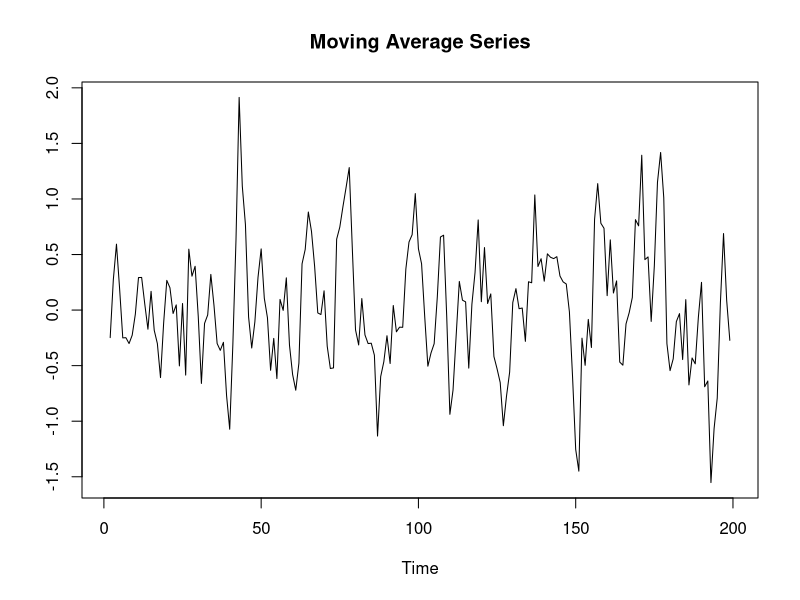
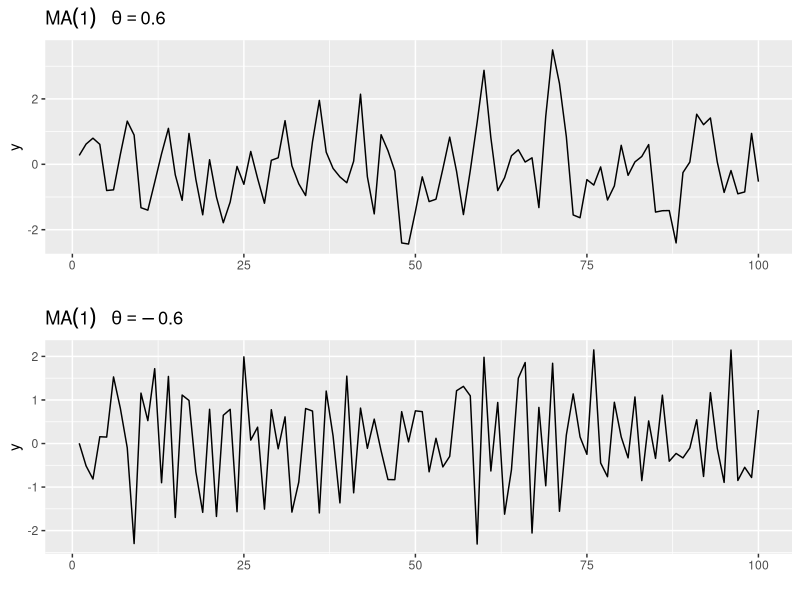
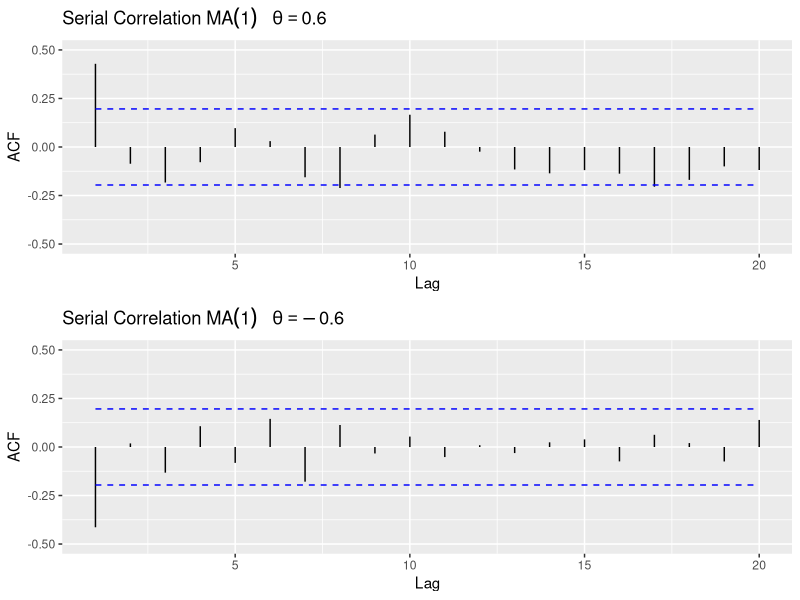

These charts were generated, in order, by the following R code:
### Source:https://www.geo.fu-berlin.de/en/v/soga-r/Introduction-to-R/index.html ###
set.seed(250)
### white noise series ###
w <- rnorm(n = 200, mean = 0, sd = 1)
## moving average
y_ma <- stats::filter(w, rep(1 / 3, 3))
plot.ts(y_ma, main = "Moving Average Series", ylab = "")
### MA(1) ###
ma1_1 <- arima.sim(list(order = c(0, 0, 1), ma = 0.6), n = 100)
ma1_2 <- arima.sim(list(order = c(0, 0, 1), ma = -0.6), n = 100)
library(ggplot2)
library(ggfortify)
library(gridExtra)

p1 <- autoplot(ma1_1,
  ylab = "y",
  main = (expression(MA(1) ~ ~ ~ theta == 0.6))
)

p2 <- autoplot(ma1_2,
  ylab = "y",
  main = (expression(MA(1) ~ ~ ~ theta == -0.6))
)

grid.arrange(p1, p2, ncol = 1)
### The correlogram for MA(1) ###
p1 <- autoplot(acf(ma1_1, plot = FALSE)) +
  ggtitle(expression("Serial Correlation " * MA(1) ~ ~ ~ theta == 0.6)) +
  xlim(1, 20) +
  ylim(-0.5, 0.5)

p2 <- autoplot(acf(ma1_2, plot = FALSE)) +
  ggtitle(expression("Serial Correlation " * MA(1) ~ ~ ~ theta == -0.6)) +
  xlim(1, 20) +
  ylim(-0.5, 0.5)

grid.arrange(p1, p2, ncol = 1)

### Compare with Exhibit 7.4 (p.545)                                       ###
### Source:Christiaan Heij, Paul de Boer, Philip Hans Franses, Teun Kloek, ###
### Herman K. van Dijk (2004).Econometric Methods with Applications in     ###
### Business and Economics. Oxford University Press                        ###
### https://global.oup.com/booksites/content/0199268010/                   ###
